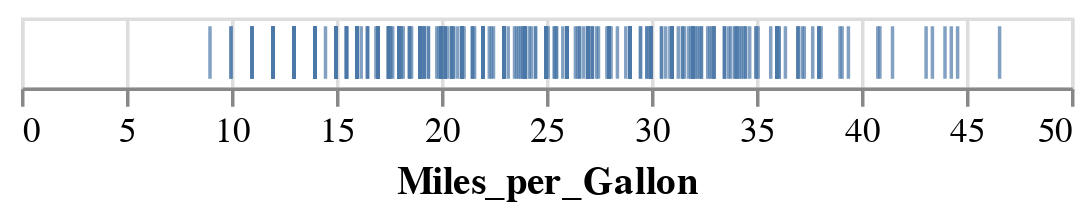

Write notebook code for a chart like this one.
### Code cell
# Use tick to better visualize each item
alt.Chart(cars).mark_tick().encode(
    x='Miles_per_Gallon'
)

### Figure 1 — Vega-Lite specification as saved in the notebook (floating-point values rounded to 4 significant figures; data arrays with more than 128 entries replaced by an {"elided": "..."} marker saying what was removed)
{"config": {"view": {"continuousWidth": 300, "continuousHeight": 300}}, "data": {"name": "data-f02450ab61490a1363517a0190416235"}, "mark": {"type": "tick"}, "encoding": {"x": {"field": "Miles_per_Gallon", "type": "quantitative"}}, "$schema": "https://vega.github.io/schema/vega-lite/v5.15.1.json", "datasets": {"data-f02450ab61490a1363517a0190416235": {"elided": "406 records"}}}
